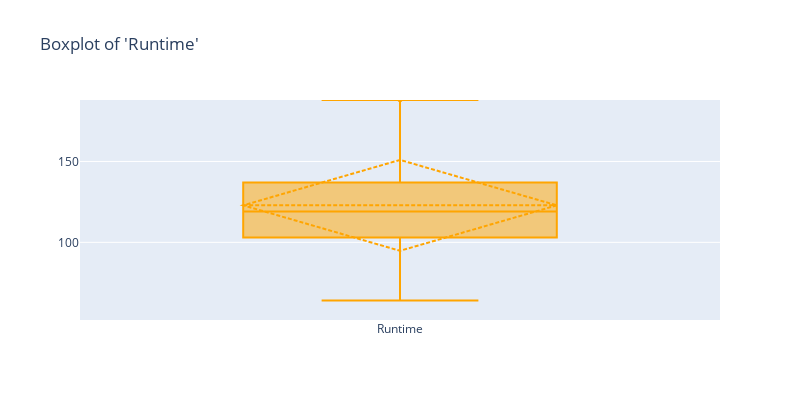

Here is the notebook cell this chart was saved with:
### Code cell
# Box Plot de Runtime
plot_boxplot_stats(raw_df, col_name = 'Runtime')

### Figure 1 — Plotly figure (JSON) as saved in the notebook; plotly's stock layout.template omitted (floating-point values rounded to 4 significant figures; data arrays with more than 128 entries replaced by an {"elided": "..."} marker saying what was removed)
{"data": [{"boxmean": "sd", "boxpoints": "suspectedoutliers", "line": {"width": 2}, "marker": {"color": "orange"}, "name": "Runtime", "type": "box", "y": {"elided": "999 float values"}}], "layout": {"height": 400, "title": {"text": "Boxplot of 'Runtime'"}, "width": 800, "yaxis": {"range": [52, 188]}}}
